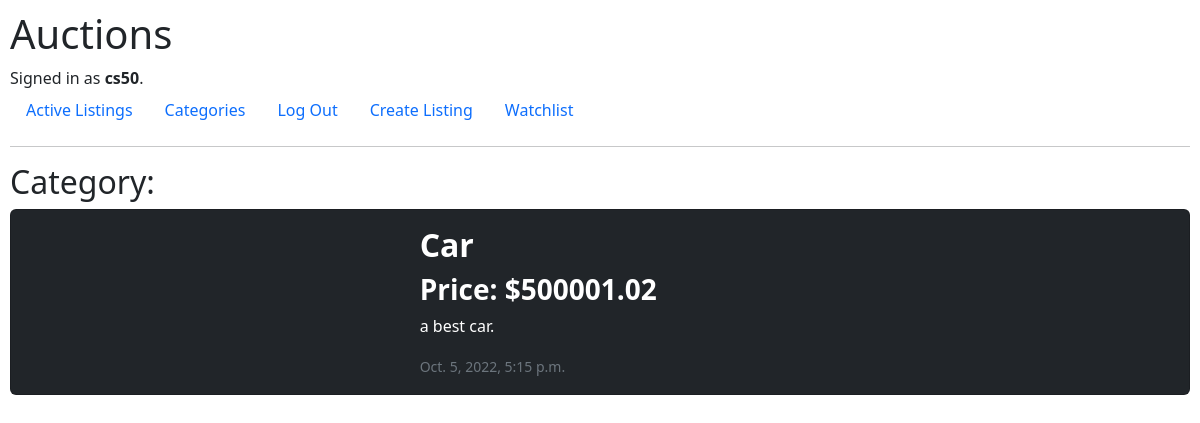
/category/Car (signed in), run on the app's committed database.
### auctions/models.py (models this page shows)
class User(AbstractUser):
    pass

class Listing(models.Model):
    name = models.CharField(max_length=64)
    description = models.CharField(max_length=512, null=True)
    image = models.CharField(max_length=512)
    created_at = models.DateTimeField(auto_now_add=True, blank=True)
    updated_at = models.DateTimeField(auto_now=True, blank=True)
    active = models.BooleanField()
    top_bid = models.FloatField()
    category = models.CharField(max_length=64, null=True)
    lister = models.ForeignKey(User, on_delete=models.CASCADE, related_name="lister")

### auctions/views.py (the view)
def category(request, cat):
    try:
        listings = Listing.objects.filter(category=cat.lower(), active=True)
    except:
        return HttpResponseRedirect(reverse("categories"))
    return render(request, "auctions/category.html", {
        "listings": listings
    })

### auctions/templates/auctions/category.html (shortened to what this page needs)
{% extends "auctions/layout.html" %}
{% block body %}
    <h2>Category: {{ cat }}</h2>
    {% for listing in listings %}
    <a id="listing_a"href="{% url 'listing' listing.id %}">
    <div class="card text-bg-dark mb-3" id="active_l" style="max-width: 100%;">
        <div class="row g-0">
        <div class="col-md-4">
        </div>
        <div class="col-md-8">
            <div class="card-body">
            <h2 class="card-title"><b>{{ listing.name }}</b></h2>
            <h3 class="card-title"><b>Price: ${{ listing.top_bid }}</b></h3>
            <p class="card-text">{{ listing.description }}</p>
            <p class="card-text"><small class="text-muted">{{ listing.updated_at }}</small></p>
            </div>
        </div>
        </div>
    </div>
    </a>
    {% endfor %}
{% endblock%}

### auctions/templates/auctions/layout.html (shortened to what this page needs)
{% load static %}
<!DOCTYPE html>
<html lang="en">
    <head>
        <link href="https://cdn.jsdelivr.net/npm/bootstrap@5.2.1/dist/css/bootstrap.min.css" rel="stylesheet">
        <link href="{% static 'auctions/styles.css' %}" rel="stylesheet">
    </head>
    <body>
        <h1>Auctions</h1>
        <div>
            {% if user.is_authenticated %}
                Signed in as <strong>{{ user.username }}</strong>.
            {% else %}
                Not signed in.
            {% endif %}
        </div>
        <ul class="nav">
            <li class="nav-item">
                <a class="nav-link" href="{% url 'index' %}">Active Listings</a>
            </li>
            <li class="nav-item">
                <a class="nav-link" href="{% url 'categories' %}">Categories</a>
            </li>
            {% if user.is_authenticated %}
                <li class="nav-item">
                    <a class="nav-link" href="{% url 'logout' %}">Log Out</a>
                </li>
                <li class="nav-item">
                    <a href="{% url 'create_listing' %}" class="nav-link">Create Listing</a>
                </li>
                <li class="nav-item">
                    <a href="{% url 'watchlist' %}" class="nav-link">Watchlist</a>
                </li>
            {% endif %}
        </ul>
        <hr>
        {% block body %}
        {% endblock %}
    </body>
</html>

### auctions/static/auctions/styles.css (style rules this page uses)
body { padding: 10px; height: 100%; }
#active_l { max-height: 10%; }
a { text-decoration: none; }

### data on the page
User: username "cs50"
Listing: name "Car", top_bid "500001.02", description "a best car.", updated_at "Oct. 5, 2022, 5:15 p.m."
